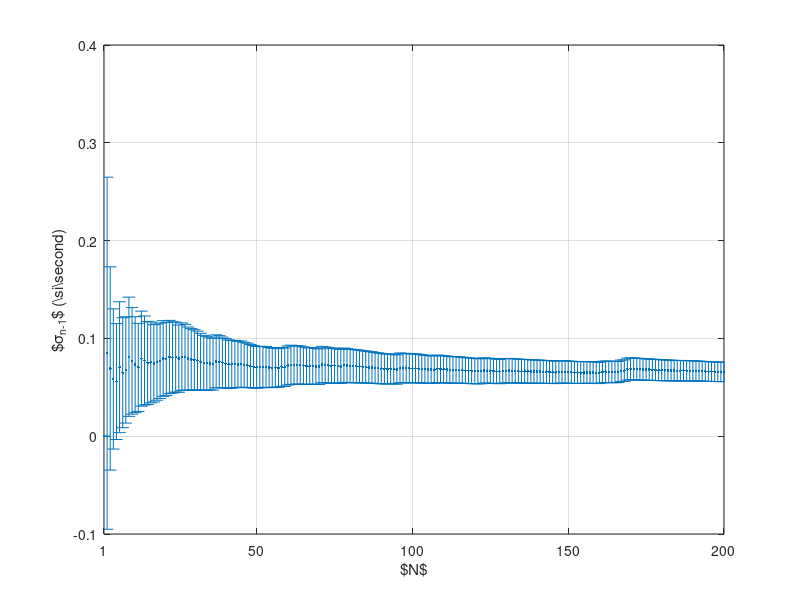

This chart was generated by the following MATLAB code:
% Leo los datos
data = csvread("data/periodos.csv");

function [n, desv, err] = calcDesviacion(data)
    m = size(data, 1);
    n = 1:m;
    desv = zeros(m, 1);
    err = zeros(m, 1);

    desv(1) = 0;
    for i = 2:m
        desv(i) = std(data(1:i));
        err(i) = 3 * desv(i) * (2*(i - 1))^(-1/2);
    end
end

% Calculo desviacion y error
[n, desv, err] = calcDesviacion(data);

% Grafico
errorbar(n, desv, err, ".");
xlim([1 200]);
xlabel("$N$");
ylabel("$\\sigma_{n-1}$ (\\si{\\second})");
xticks([1 50:50:200]);
grid on;

% Escribo en archivo
print -dtikz "-S900,600" "-F:5.5" "img/desviacion.tikz"
